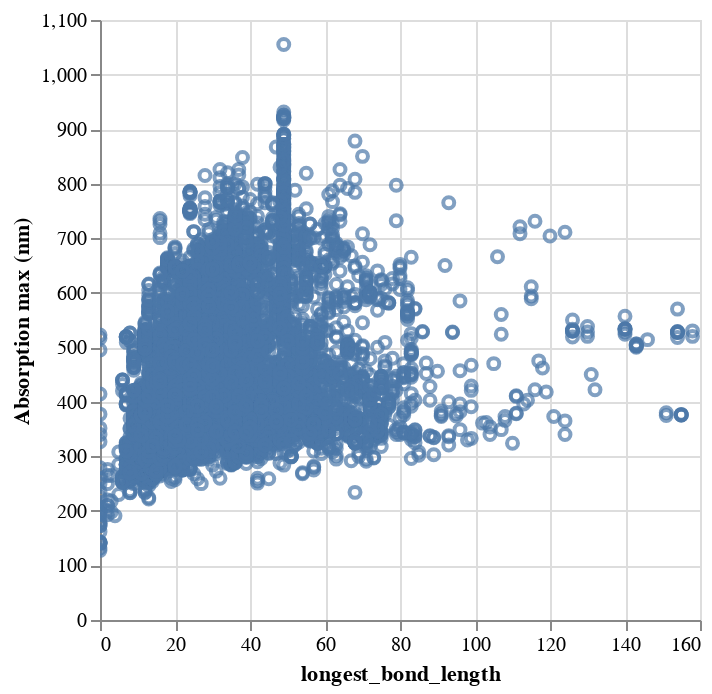

Notebook code cell kept with this figure:
### Code cell
df.plot.scatter(x="longest_bond_length", y="Absorption max (nm)")

### Figure 1 — Vega specification as saved in the notebook (floating-point values rounded to 4 significant figures; data arrays with more than 128 entries replaced by an {"elided": "..."} marker saying what was removed)
{"$schema": "https://vega.github.io/schema/vega/v5.json", "data": [{"name": "param_2_store"}, {"name": "source_0", "values": {"elided": "17295 records"}}, {"name": "source_0_x_domain_longest_bond_length", "values": [{"min": 0, "max": 158}]}, {"name": "source_0_y_domain_Absorption max (nm)", "values": [{"min": 127.7, "max": 1055.0}]}], "signals": [{"name": "unit", "value": {}, "on": [{"events": "pointermove", "update": "isTuple(group()) ? group() : unit"}]}, {"name": "param_2", "update": "vlSelectionResolve(\"param_2_store\", \"union\")"}, {"name": "param_2_longest_bond_length", "on": [{"events": [{"source": "view", "type": "dblclick"}], "update": "null"}, {"events": {"signal": "param_2_translate_delta"}, "update": "panLinear(param_2_translate_anchor.extent_x, -param_2_translate_delta.x / width)"}, {"events": {"signal": "param_2_zoom_delta"}, "update": "zoomLinear(domain(\"x\"), param_2_zoom_anchor.x, param_2_zoom_delta)"}]}, {"name": "param_2_Absorption_max__nm_", "on": [{"events": [{"source": "view", "type": "dblclick"}], "update": "null"}, {"events": {"signal": "param_2_translate_delta"}, "update": "panLinear(param_2_translate_anchor.extent_y, param_2_translate_delta.y / height)"}, {"events": {"signal": "param_2_zoom_delta"}, "update": "zoomLinear(domain(\"y\"), param_2_zoom_anchor.y, param_2_zoom_delta)"}]}, {"name": "param_2_tuple", "on": [{"events": [{"signal": "param_2_longest_bond_length || param_2_Absorption_max__nm_"}], "update": "param_2_longest_bond_length && param_2_Absorption_max__nm_ ? {unit: \"\", fields: param_2_tuple_fields, values: [param_2_longest_bond_length,param_2_Absorption_max__nm_]} : null"}]}, {"name": "param_2_tuple_fields", "value": [{"field": "longest_bond_length", "channel": "x", "type": "R"}, {"field": "Absorption max (nm)", "channel": "y", "type": "R"}]}, {"name": "param_2_translate_anchor", "value": {}, "on": [{"events": [{"source": "scope", "type": "pointerdown"}], "update": "{x: x(unit), y: y(unit), extent_x: domain(\"x\"), extent_y: domain(\"y\")}"}]}, {"name": "param_2_translate_delta", "value": {}, "on": [{"events": [{"source": "window", "between": [{"source": "scope", "type": "pointerdown"}, {"source": "window", "type": "pointerup"}], "consume": true, "type": "pointermove"}], "update": "{x: param_2_translate_anchor.x - x(unit), y: param_2_translate_anchor.y - y(unit)}"}]}, {"name": "param_2_zoom_anchor", "on": [{"events": [{"source": "scope", "type": "wheel", "consume": true}], "update": "{x: invert(\"x\", x(unit)), y: invert(\"y\", y(unit))}"}]}, {"name": "param_2_zoom_delta", "on": [{"events": [{"source": "scope", "type": "wheel", "consume": true}], "update": "pow(1.001, event.deltaY * pow(16, event.deltaMode))", "force": true}]}, {"name": "param_2_modify", "on": [{"events": {"signal": "param_2_tuple"}, "update": "modify(\"param_2_store\", param_2_tuple, true)"}]}], "marks": [{"type": "symbol", "name": "marks", "from": {"data": "source_0"}, "encode": {"update": {"opacity": {"value": 0.7}, "tooltip": {"signal": "{\"longest_bond_length\": format(datum[\"longest_bond_length\"], \"\"), \"Absorption max (nm)\": format(datum[\"Absorption max (nm)\"], \"\")}"}, "x": {"field": "longest_bond_length", "scale": "x"}, "stroke": {"value": "#4c78a8"}, "y": {"field": "Absorption max (nm)", "scale": "y"}, "fill": {"value": "transparent"}}}, "interactive": true, "style": ["point"], "clip": true}], "scales": [{"name": "x", "type": "linear", "domain": [{"signal": "(data(\"source_0_x_domain_longest_bond_length\")[0] || {}).min"}, {"signal": "(data(\"source_0_x_domain_longest_bond_length\")[0] || {}).max"}], "range": [0, {"signal": "width"}], "zero": true, "domainRaw": {"signal": "param_2[\"longest_bond_length\"]"}, "nice": true}, {"name": "y", "type": "linear", "domain": [{"signal": "(data(\"source_0_y_domain_Absorption max (nm)\")[0] || {}).min"}, {"signal": "(data(\"source_0_y_domain_Absorption max (nm)\")[0] || {}).max"}], "range": [{"signal": "height"}, 0], "domainRaw": {"signal": "param_2[\"Absorption max (nm)\"]"}, "zero": true, "nice": true}], "axes": [{"scale": "x", "zindex": 0, "minExtent": 0, "ticks": false, "maxExtent": 0, "labels": false, "grid": true, "orient": "bottom", "domain": false, "aria": false, "gridScale": "y", "tickCount": {"signal": "ceil(width/40)"}}, {"scale": "y", "aria": false, "maxExtent": 0, "orient": "left", "zindex": 0, "grid": true, "domain": false, "tickCount": {"signal": "ceil(height/40)"}, "ticks": false, "minExtent": 0, "labels": false, "gridScale": "x"}, {"scale": "x", "orient": "bottom", "grid": false, "labelFlush": true, "labelOverlap": true, "tickCount": {"signal": "ceil(width/40)"}, "title": "longest_bond_length", "zindex": 0}, {"scale": "y", "grid": false, "orient": "left", "title": "Absorption max (nm)", "tickCount": {"signal": "ceil(height/40)"}, "zindex": 0, "labelOverlap": true}], "style": "cell", "height": 300, "background": "white", "padding": 5, "width": 300}
